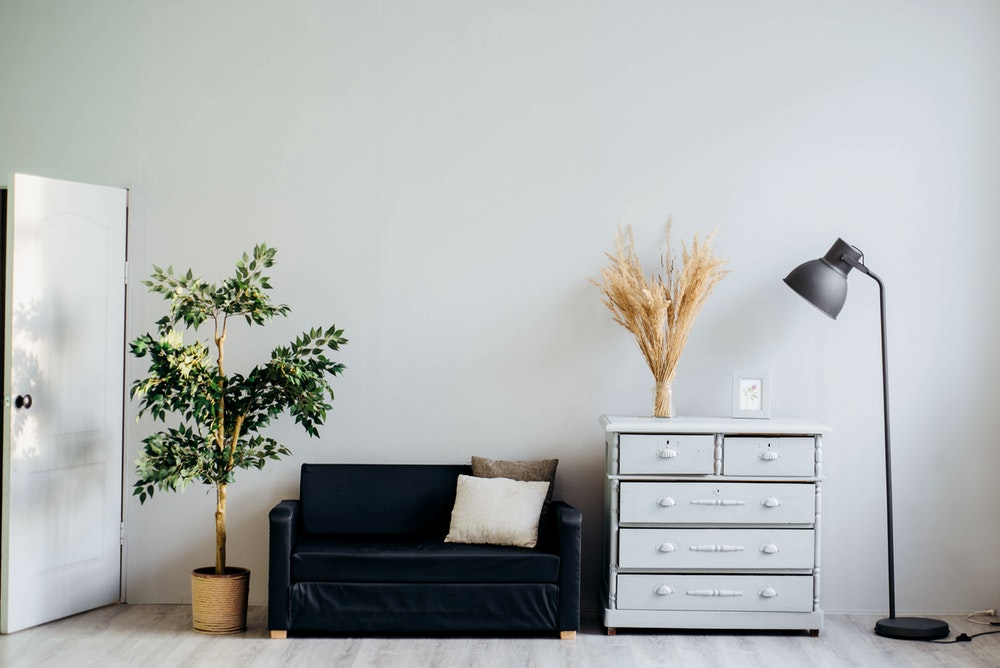
#> input picture python/obamacon/test.jpg, 1000 x 668 px
$ python filters.py
#> lines starting #> are read from the running program, lines starting #| are printed output that depends on the picture
from PIL import Image

def load_img(img):
#> called with img = 'test.jpg'
    image =  Image.open(img)
#> image is the input picture: PIL image 1000x668 RGB; mean R, G, B 174.9, 178.4, 177.4
    return image

def show_img(img):
    print(img)
    img.show(title=None)

def save_img(img, filename):
    img.save(filename)


def obamicon(img):
    # image into data
    data = img.getdata()
    final = []
    # change data in different rgb
    for p in range(0, len(data)):
        if sum(data[p]) < 182:
            final.append((0, 51, 76))
        elif sum(data[p]) < 364:
            final.append((217, 26, 33))
        elif sum(data[p]) < 546:
            final.append((112, 150, 158))
        else:
            final.append((252, 227, 166))
#> after the loop, final = 668000 items
    # turn back into img
    img.putdata(final)
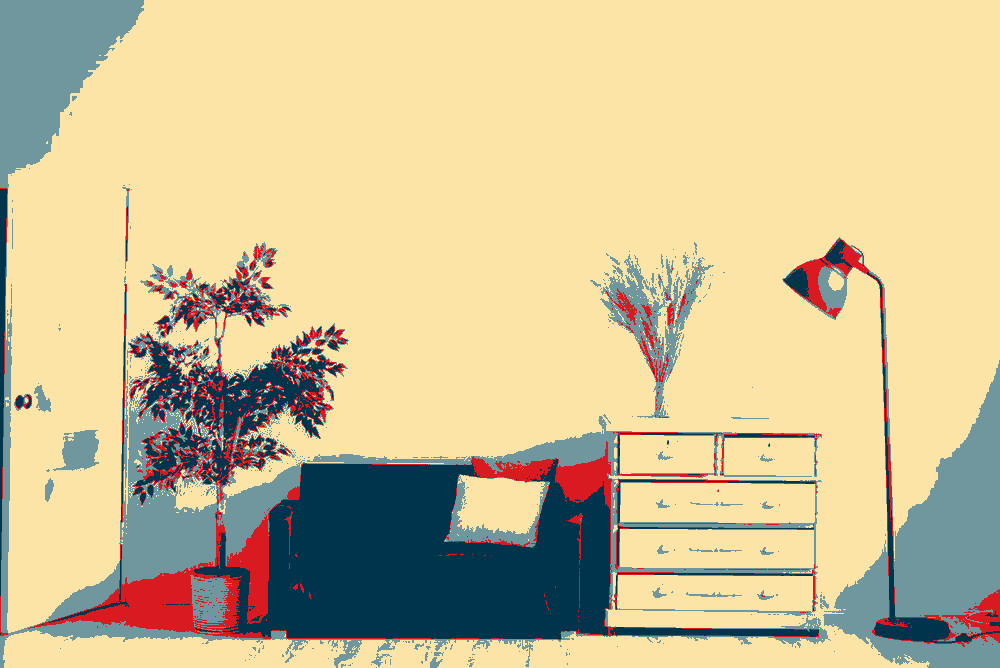
#> img: PIL image 1000x668 RGB; mean R, G, B 206.3, 190.6, 150.2
    return img

test = load_img("test.jpg")
trial = obamicon(test)
show_img(trial)
#| <PIL.JpegImagePlugin.JpegImageFile image mode=RGB size=1000x668 at 0x7F2903CB0B10>

$ run again, with python/obamacon/puppies.jpg copied over python/obamacon/test.jpg
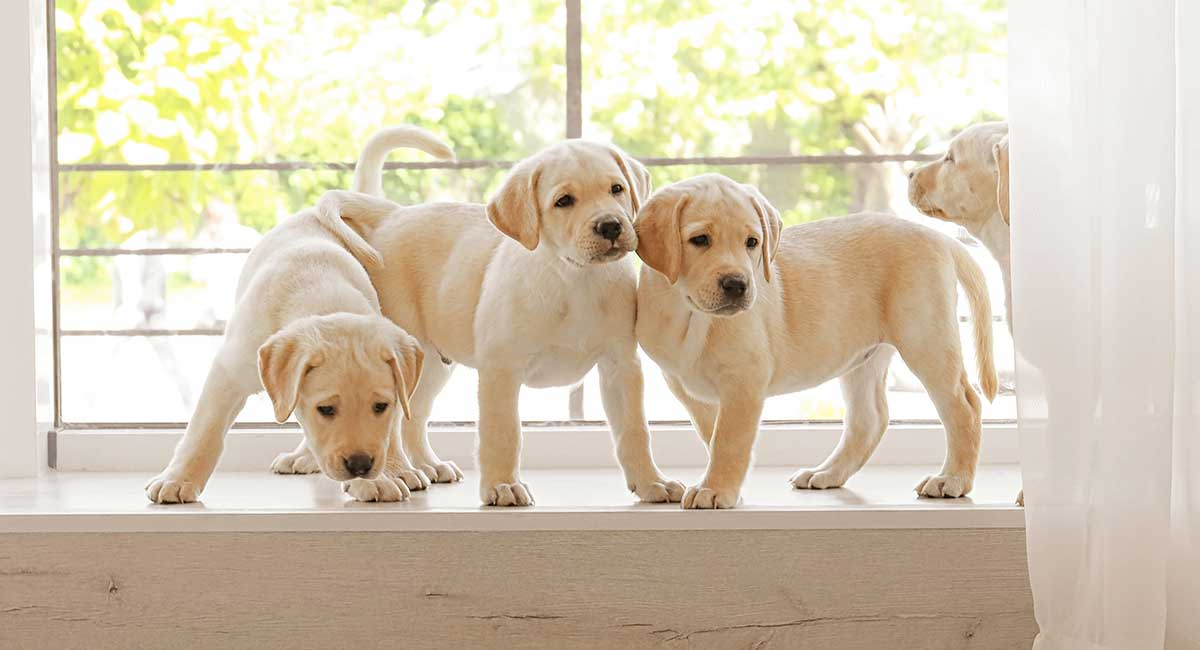
#> input picture python/obamacon/puppies.jpg, 1200 x 650 px
#> in load_img, image is the input picture: PIL image 1200x650 RGB; mean R, G, B 212.2, 199.7, 177.3
#> after the loop in obamicon, `for p in range(0, len(data)):`: final = 780000 items
#> in obamicon, `img.putdata(final)`:
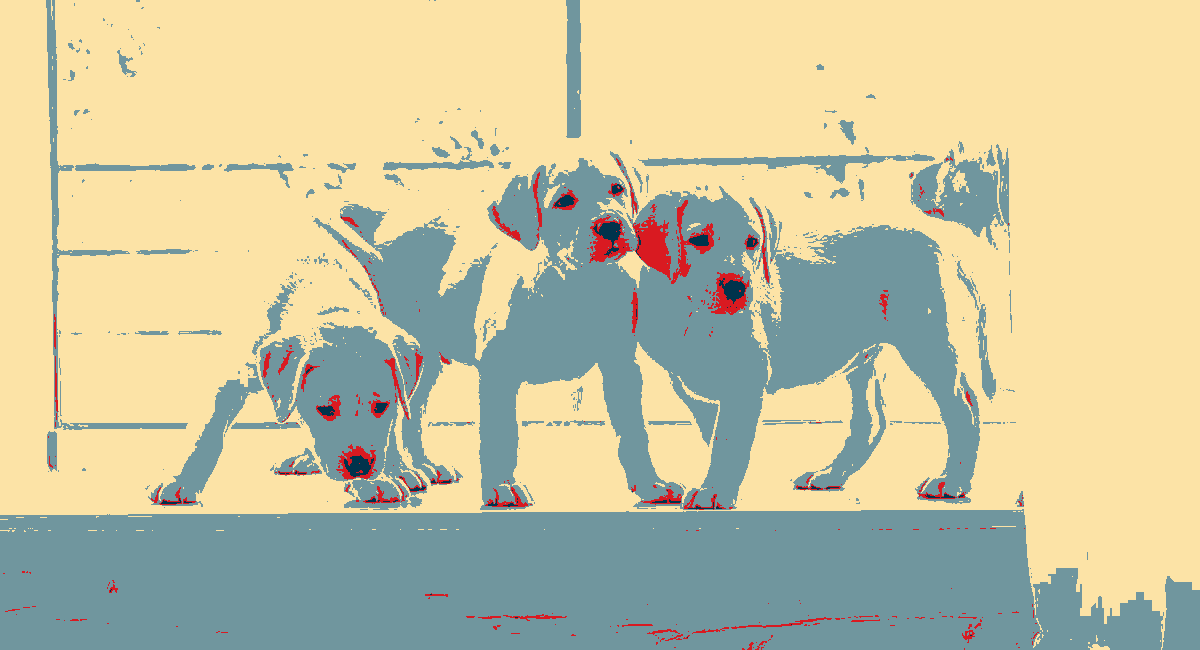
#> img: PIL image 1200x650 RGB; mean R, G, B 198.2, 194.9, 160.9
#| <PIL.JpegImagePlugin.JpegImageFile image mode=RGB size=1200x650 at 0x7F2903CBD690>
